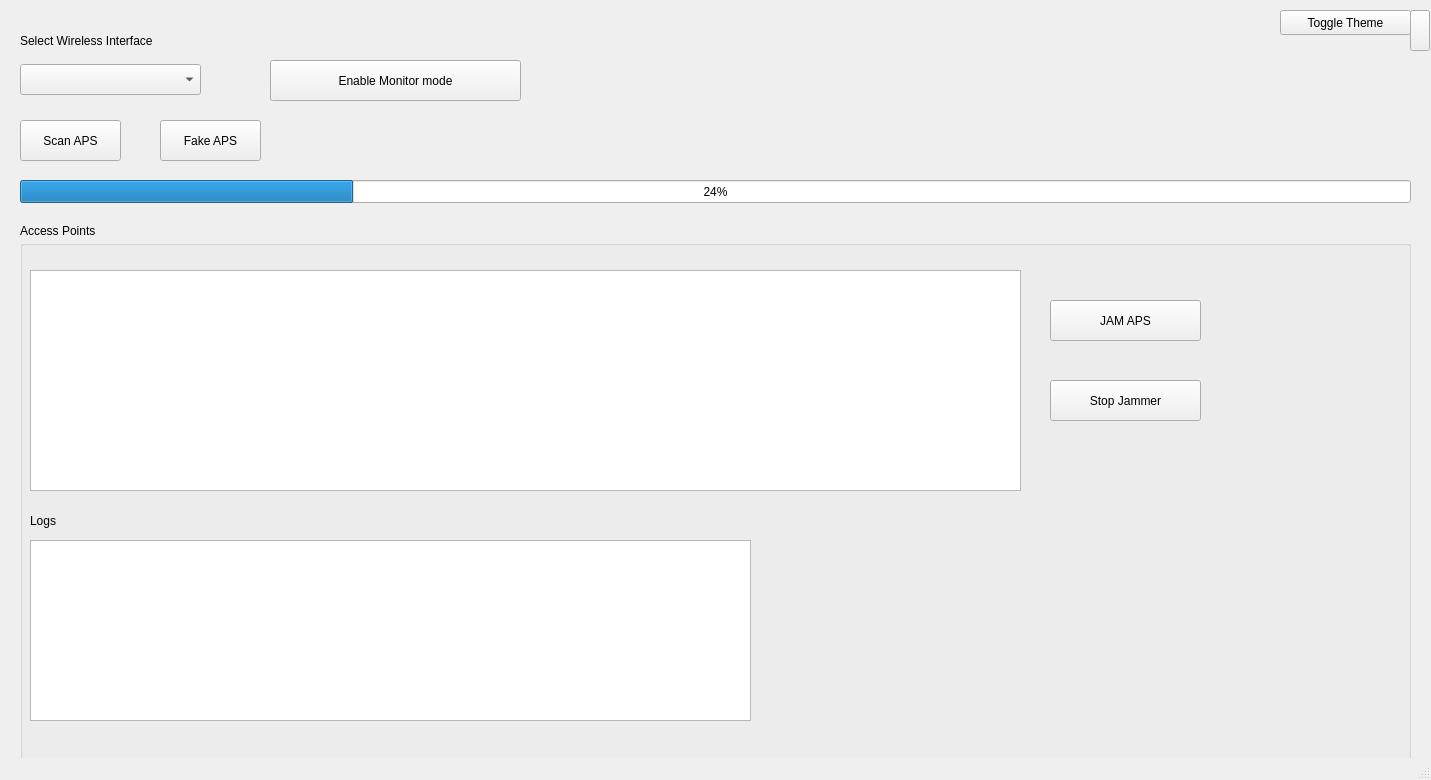
<?xml version="1.0" encoding="UTF-8"?>
<ui version="4.0">
 <class>MainWindow</class>
 <widget class="QMainWindow" name="MainWindow">
  <property name="geometry">
   <rect>
    <x>0</x>
    <y>0</y>
    <width>1431</width>
    <height>780</height>
   </rect>
  </property>
  <property name="windowTitle">
   <string>MainWindow</string>
  </property>
  <widget class="QWidget" name="centralwidget">
   <widget class="QPushButton" name="pushButtonMonEnable">
    <property name="geometry">
     <rect>
      <x>270</x>
      <y>60</y>
      <width>251</width>
      <height>41</height>
     </rect>
    </property>
    <property name="styleSheet">
     <string notr="true"/>
    </property>
    <property name="text">
     <string>Enable Monitor mode</string>
    </property>
   </widget>
   <widget class="QPushButton" name="pushButtonScanAps">
    <property name="geometry">
     <rect>
      <x>20</x>
      <y>120</y>
      <width>101</width>
      <height>41</height>
     </rect>
    </property>
    <property name="styleSheet">
     <string notr="true"/>
    </property>
    <property name="text">
     <string>Scan APS</string>
    </property>
   </widget>
   <widget class="QPushButton" name="pushButtonFakeAps">
    <property name="geometry">
     <rect>
      <x>160</x>
      <y>120</y>
      <width>101</width>
      <height>41</height>
     </rect>
    </property>
    <property name="styleSheet">
     <string notr="true"/>
    </property>
    <property name="text">
     <string>Fake APS</string>
    </property>
   </widget>
   <widget class="QGroupBox" name="qGroupBOx1">
    <property name="geometry">
     <rect>
      <x>20</x>
      <y>240</y>
      <width>1391</width>
      <height>521</height>
     </rect>
    </property>
    <property name="title">
     <string/>
    </property>
    <widget class="QPushButton" name="pushButtonJamAps">
     <property name="geometry">
      <rect>
       <x>1030</x>
       <y>60</y>
       <width>151</width>
       <height>41</height>
      </rect>
     </property>
     <property name="styleSheet">
      <string notr="true"/>
     </property>
     <property name="text">
      <string>JAM APS</string>
     </property>
    </widget>
    <widget class="QTableView" name="tableView">
     <property name="geometry">
      <rect>
       <x>10</x>
       <y>30</y>
       <width>991</width>
       <height>221</height>
      </rect>
     </property>
    </widget>
    <widget class="QPushButton" name="pushButtonStopJammer">
     <property name="geometry">
      <rect>
       <x>1030</x>
       <y>140</y>
       <width>151</width>
       <height>41</height>
      </rect>
     </property>
     <property name="styleSheet">
      <string notr="true"/>
     </property>
     <property name="text">
      <string>Stop Jammer</string>
     </property>
    </widget>
    <widget class="QTextEdit" name="textEditLogs">
     <property name="geometry">
      <rect>
       <x>10</x>
       <y>300</y>
       <width>721</width>
       <height>181</height>
      </rect>
     </property>
    </widget>
    <widget class="QLabel" name="labelLogs">
     <property name="geometry">
      <rect>
       <x>10</x>
       <y>270</y>
       <width>181</width>
       <height>21</height>
      </rect>
     </property>
     <property name="text">
      <string>Logs</string>
     </property>
    </widget>
   </widget>
   <widget class="QLabel" name="labelselectWirelessInterface">
    <property name="geometry">
     <rect>
      <x>20</x>
      <y>30</y>
      <width>181</width>
      <height>21</height>
     </rect>
    </property>
    <property name="text">
     <string>Select Wireless Interface</string>
    </property>
   </widget>
   <widget class="QComboBox" name="comboBox">
    <property name="geometry">
     <rect>
      <x>20</x>
      <y>64</y>
      <width>181</width>
      <height>31</height>
     </rect>
    </property>
    <property name="styleSheet">
     <string notr="true"/>
    </property>
   </widget>
   <widget class="QProgressBar" name="progressBar1">
    <property name="geometry">
     <rect>
      <x>20</x>
      <y>180</y>
      <width>1391</width>
      <height>23</height>
     </rect>
    </property>
    <property name="styleSheet">
     <string notr="true"/>
    </property>
    <property name="value">
     <number>24</number>
    </property>
   </widget>
   <widget class="QPushButton" name="pushButtonToggleTheme">
    <property name="geometry">
     <rect>
      <x>1280</x>
      <y>10</y>
      <width>131</width>
      <height>25</height>
     </rect>
    </property>
    <property name="text">
     <string>Toggle Theme</string>
    </property>
   </widget>
   <widget class="QLabel" name="LabelAccessPoints">
    <property name="geometry">
     <rect>
      <x>20</x>
      <y>220</y>
      <width>181</width>
      <height>21</height>
     </rect>
    </property>
    <property name="text">
     <string>Access Points</string>
    </property>
   </widget>
   <widget class="QPushButton" name="pushButtonFilterAps">
    <property name="geometry">
     <rect>
      <x>1410</x>
      <y>10</y>
      <width>20</width>
      <height>41</height>
     </rect>
    </property>
    <property name="styleSheet">
     <string notr="true"/>
    </property>
    <property name="text">
     <string/>
    </property>
   </widget>
  </widget>
  <widget class="QMenuBar" name="menubar">
   <property name="geometry">
    <rect>
     <x>0</x>
     <y>0</y>
     <width>1431</width>
     <height>22</height>
    </rect>
   </property>
  </widget>
  <widget class="QStatusBar" name="statusbar"/>
 </widget>
 <resources/>
 <connections/>
</ui>
